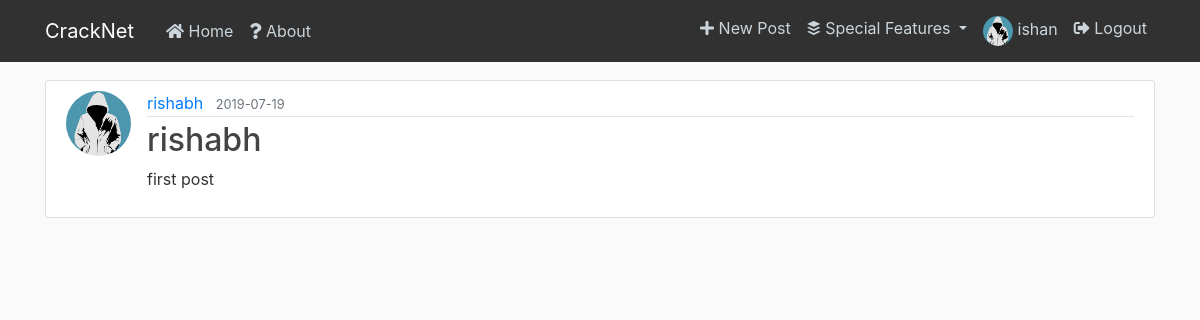
The app's page /post/2 (signed in) with its own data.
### flaskblog/models.py (models this page shows, shortened)
class User(db.Model, UserMixin):
    id = db.Column(db.Integer, primary_key=True)
    username = db.Column(db.String(20), unique=True, nullable=False)
    email = db.Column(db.String(120), unique=True, nullable=False)
    image_file = db.Column(db.String(20), nullable=False, default='default.jpg')
    password = db.Column(db.String(60), nullable=False)
    connections=db.Column(db.Integer, nullable=False, default=0)
    connected_users=db.Column(db.String(100000), default="")
    posts = db.relationship('Post', backref='author', lazy=True)
    comments = db.relationship('Comment', backref='author', lazy=True)

class Post(db.Model):
    id = db.Column(db.Integer, primary_key=True)
    title = db.Column(db.String(100), nullable=False)
    date_posted = db.Column(db.DateTime, nullable=False, default=datetime.utcnow)
    content = db.Column(db.Text, nullable=False)
    likes = db.Column(db.Integer, nullable=False, default=0)
    liked_users = db.Column(db.String(100000),default="")
    user_id = db.Column(db.Integer, db.ForeignKey('user.id'), nullable=False)
    comments = db.relationship('Comment', backref='post', lazy=True)

### flaskblog/routes.py (the view)
@app.route("/post/<int:post_id>")
def post(post_id):
    post = Post.query.get_or_404(post_id)
    return render_template('post.html', title=post.title, post=post)

### flaskblog/models.py (called while the page is built)
@login_manager.user_loader
def load_user(user_id):
    return User.query.get(int(user_id))

### flaskblog/templates/post.html (shortened to what this page needs)
{% extends "layout.html" %}
{% block content %}
  <article class="media content-section">
    <img class="rounded-circle article-img" src="{{ url_for('static', filename='profile_pics/' + post.author.image_file) }}">
    <div class="media-body">
      <div class="article-metadata">
        {% if current_user.username != post.author.username %}
          <a class="mr-2" href="{{ url_for('profile', username=post.author.username) }}">{{ post.author.username }}</a>
        {% else %}
          <a class="mr-2" href="{{ url_for('account') }}">{{ post.author.username }}</a>
        {% endif %}
        <small class="text-muted">{{ post.date_posted.strftime('%Y-%m-%d') }}</small>
      </div>
      <h2 class="article-title">{{ post.title }}</h2>
      <p class="article-content">{{ post.content }}</p>
    </div>
  </article>
{% endblock content %}

### flaskblog/templates/layout.html (shortened to what this page needs)
<!DOCTYPE html>
<html>
<head>
    <link rel="stylesheet" href="https://maxcdn.bootstrapcdn.com/bootstrap/4.0.0/css/bootstrap.min.css">
    <link rel="stylesheet" href="https://use.fontawesome.com/releases/v5.8.2/css/all.css">
    <link rel="stylesheet" type="text/css" href="{{ url_for('static', filename='main.css') }}">
</head>
<body>
    <header class="site-header">
      <nav class="navbar navbar-expand-md navbar-dark bg-steel fixed-top">
        <div class="container">
          <a class="navbar-brand mr-4" href="/">CrackNet</a>
          <div class="collapse navbar-collapse" id="navbarToggle">
            <div class="navbar-nav mr-auto">
              <a class="nav-item nav-link" href="{{ url_for('home') }}"><i class="fas fa-home"></i> Home</a>
              <a class="nav-item nav-link" href="{{ url_for('about') }}"><i class="fas fa-question"></i> About</a>
            </div>
            <div class="navbar-nav">
              {% if current_user.is_authenticated %}
                <a class="nav-item nav-link" href="{{ url_for('new_post') }}"><i class="fas fa-plus"></i> New Post</a>
                <li class="nav-item dropdown">
                  <a class="nav-link dropdown-toggle" href="#" id="navbarDropdown" role="button" data-toggle="dropdown" aria-haspopup="true" aria-expanded="false">
                    <i class="fab fa-buffer"></i> Special Features
                  </a>
                </li>
                <a class="nav-item nav-link" href="{{ url_for('account') }}"><img class="acc-nav-img" src="{{ url_for('static', filename='profile_pics/' + current_user.image_file) }}">  {{current_user.username}}</a>
                <a class="nav-item nav-link" href="{{ url_for('logout') }}"><i class="fas fa-sign-out-alt"></i> Logout</a>
              {% else %}
                <a class="nav-item nav-link" href="{{ url_for('login') }}"><i class="fas fa-sign-in-alt"></i> Login</a>
                <a class="nav-item nav-link" href="{{ url_for('register') }}"><i class="fas fa-user-plus"></i> Register</a>
              {% endif %}
            </div>
          </div>
        </div>
      </nav>
    </header>
    <main role="main" class="container">
      <div class="row">
        <div class="col-md-12">
          {% block content %}{% endblock %}
        </div>
      </div>
    </main>
</body>
</html>

### flaskblog/static/main.css (style rules this page uses)
body { background: #fafafa; color: #333333; margin-top: 5rem; }
h1, h2, h3, h4, h5, h6 { color: #444444; }
.bg-steel { background-color: #313131; }
.site-header .navbar-nav .nav-link { color: #cbd5db; }
.content-section { background: #ffffff; padding: 10px 20px; border: 1px solid #dddddd; border-radius: 3px; margin-bottom: 20px; }
.article-title { color: #444444; }
.article-content { white-space: pre-line; }
.article-img { height: 65px; width: 65px; margin-right: 16px; }
.article-metadata { padding-bottom: 1px; margin-bottom: 4px; border-bottom: 1px solid #e3e3e3 }
.acc-nav-img { border-radius:50%; height:30px; width:30px; }

### records on screen
User: image_file (placeholder picture), username "ishan"
User: image_file (placeholder picture), author.username "rishabh"
Post: date_posted "2019-07-19", title "rishabh", content "first post"
